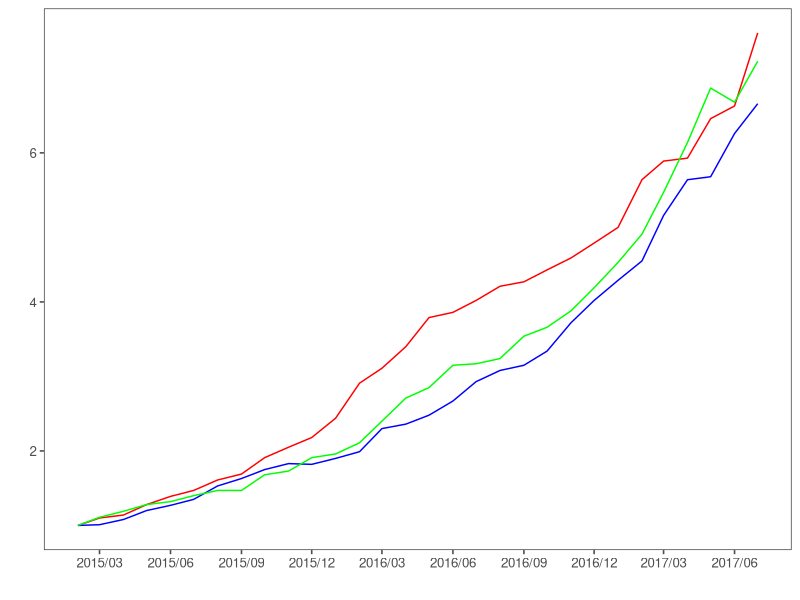

The R script that drew this image:
# ge(ngerate a sigle random series from GBM model
rGbmSingle <- function(len,start = 1,mu = 0,sigma = 0.1){
  series = rep(0,len)
  mu = mu - 0.5 * sigma^2
  walk = rnorm(len-1,mean = mu,sd = sigma)
  series[1] = log(start)
  for(ii in 2:len){
    series[ii] = series[ii-1] + mu + sigma * walk[ii-1]
  }
  series = round(exp(series),digits = 2)
  return(series)
}

# gengerate multiply random serieses from GBM model and name
# name is a vector
# n is a vector,n = c(nlines,len)
rGbm <- function(n,name,time,start = 1,mu = 0,sigma = 0.1){
  library(xts)
  # 序列预定义
  series = matrix(rep(0,n * length(date)),ncol = n,nrow = length(date))
  colnames(series) = name
  # 参数向量化
  rep_fun <- function(x){if(length(x) == 1L) return(rep(x,length(date)))}
  start = rep_fun(start)
  mu = rep_fun(mu)
  sigma = rep_fun(sigma)
  # 序列计算
  for(ii in seq_along(name)){
    series[,name[ii]] = rGbmSingle(length(date),start[ii],
                                   mu[ii] - 0.5 * sigma[ii]^2,sigma[ii])
  }
  series = xts(series,time)
  return(transform(series))
}

# 生成一段日期
library(lubridate)
date = as.Date("2015-01-01") + months(1:30)
# example
# n is a vector,n = c(nlines,len)
st <- rGbm(3,c("bear","tiger","swan"),date,start = 1,mu = 0.1,sigma = 0.2)
st


# ggplot绘图
library(tidyverse)
library(ggthemes)
myst <- as_tibble(st) %>% add_column(time = date)
p <- ggplot(data = myst) + geom_line(mapping = aes(time,tiger),color = "red",show.legend = "tiger") + 
  geom_line(mapping = aes(time,bear),color = "blue",show.legend = "bear") + 
  geom_line(mapping = aes(time,swan),color = "green",show.legend = "swan")
p + theme_few() + 
  scale_x_date(date_labels = "%Y/%m",date_breaks = "3 months") +
  xlab("")+ylab("")


